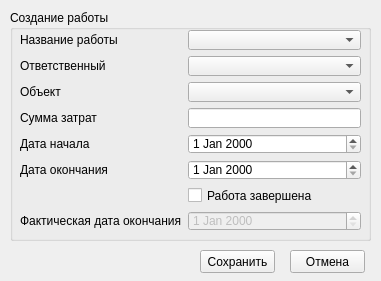
<?xml version="1.0" encoding="UTF-8"?>
<ui version="4.0">
 <class>EditWindow</class>
 <widget class="QMainWindow" name="EditWindow">
  <property name="geometry">
   <rect>
    <x>0</x>
    <y>0</y>
    <width>381</width>
    <height>281</height>
   </rect>
  </property>
  <property name="windowTitle">
   <string>MainWindow</string>
  </property>
  <widget class="QWidget" name="centralwidget">
   <widget class="QGroupBox" name="groupBox">
    <property name="geometry">
     <rect>
      <x>10</x>
      <y>10</y>
      <width>361</width>
      <height>231</height>
     </rect>
    </property>
    <property name="title">
     <string>Создание работы</string>
    </property>
    <widget class="QWidget" name="layoutWidget">
     <property name="geometry">
      <rect>
       <x>10</x>
       <y>20</y>
       <width>341</width>
       <height>201</height>
      </rect>
     </property>
     <layout class="QFormLayout" name="formLayout">
      <item row="0" column="0">
       <widget class="QLabel" name="label">
        <property name="text">
         <string>Название работы</string>
        </property>
       </widget>
      </item>
      <item row="0" column="1">
       <widget class="QComboBox" name="workTypeComboBox"/>
      </item>
      <item row="1" column="1">
       <widget class="QComboBox" name="foremenComboBox"/>
      </item>
      <item row="3" column="0">
       <widget class="QLabel" name="label_3">
        <property name="text">
         <string>Сумма затрат</string>
        </property>
       </widget>
      </item>
      <item row="3" column="1">
       <widget class="QLineEdit" name="summaryEdit"/>
      </item>
      <item row="4" column="0">
       <widget class="QLabel" name="label_4">
        <property name="text">
         <string>Дата начала</string>
        </property>
       </widget>
      </item>
      <item row="4" column="1">
       <widget class="QDateEdit" name="dateStartEdit"/>
      </item>
      <item row="5" column="0">
       <widget class="QLabel" name="label_5">
        <property name="text">
         <string>Дата окончания</string>
        </property>
       </widget>
      </item>
      <item row="5" column="1">
       <widget class="QDateEdit" name="dateFinishEdit"/>
      </item>
      <item row="7" column="0">
       <widget class="QLabel" name="label_6">
        <property name="text">
         <string>Фактическая дата окончания</string>
        </property>
       </widget>
      </item>
      <item row="7" column="1">
       <widget class="QDateEdit" name="dateRealFinishEdit">
        <property name="enabled">
         <bool>false</bool>
        </property>
       </widget>
      </item>
      <item row="1" column="0">
       <widget class="QLabel" name="label_2">
        <property name="text">
         <string>Ответственный</string>
        </property>
       </widget>
      </item>
      <item row="6" column="1">
       <widget class="QCheckBox" name="isAchievedCheckBox">
        <property name="text">
         <string>Работа завершена</string>
        </property>
       </widget>
      </item>
      <item row="2" column="0">
       <widget class="QLabel" name="label_7">
        <property name="text">
         <string>Объект</string>
        </property>
       </widget>
      </item>
      <item row="2" column="1">
       <widget class="QComboBox" name="objectComboBox"/>
      </item>
     </layout>
    </widget>
   </widget>
   <widget class="QPushButton" name="saveButton">
    <property name="geometry">
     <rect>
      <x>200</x>
      <y>250</y>
      <width>75</width>
      <height>23</height>
     </rect>
    </property>
    <property name="text">
     <string>Сохранить</string>
    </property>
   </widget>
   <widget class="QPushButton" name="cancelButton">
    <property name="geometry">
     <rect>
      <x>290</x>
      <y>250</y>
      <width>75</width>
      <height>23</height>
     </rect>
    </property>
    <property name="text">
     <string>Отмена</string>
    </property>
   </widget>
  </widget>
 </widget>
 <resources/>
 <connections/>
</ui>
